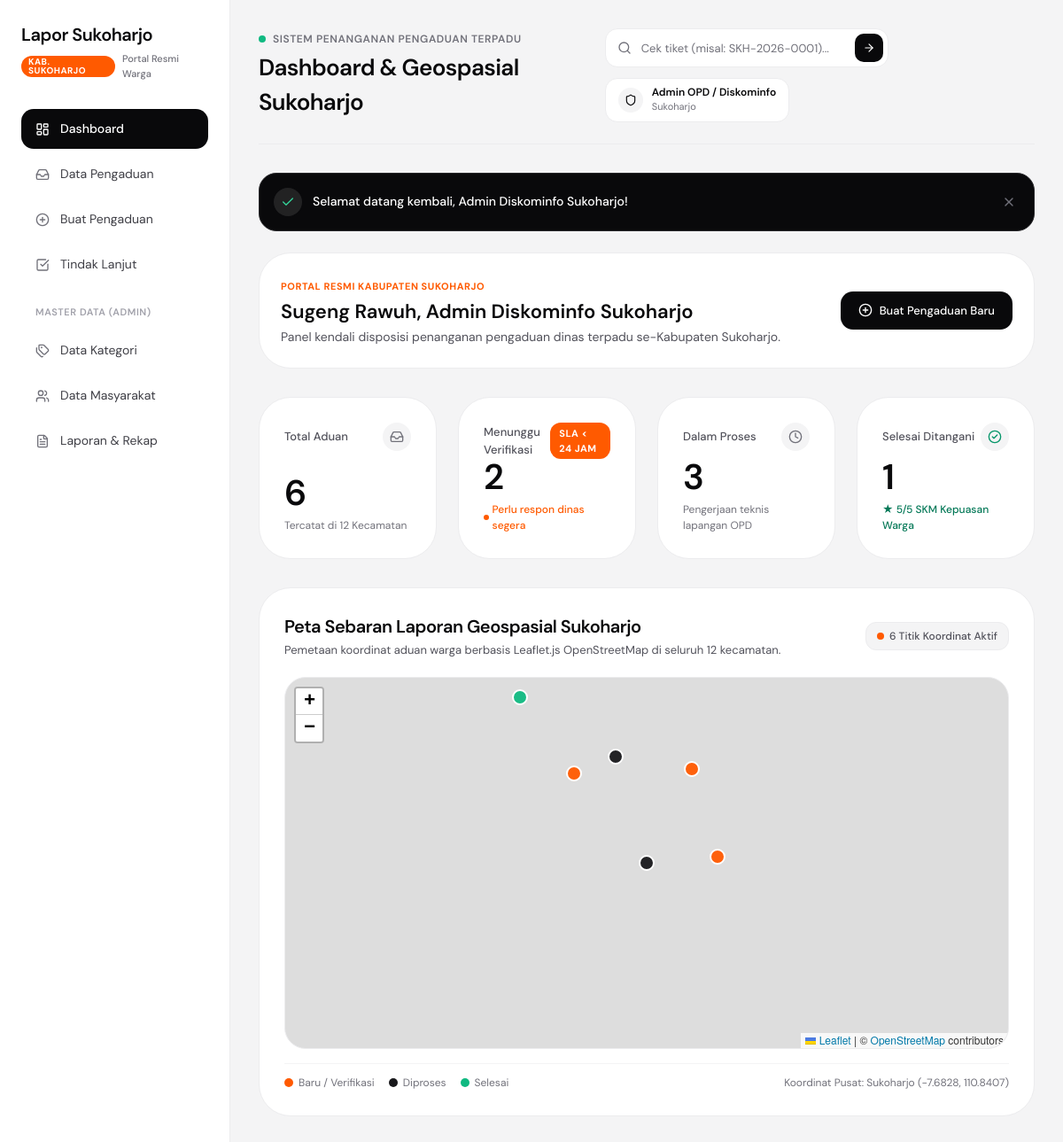
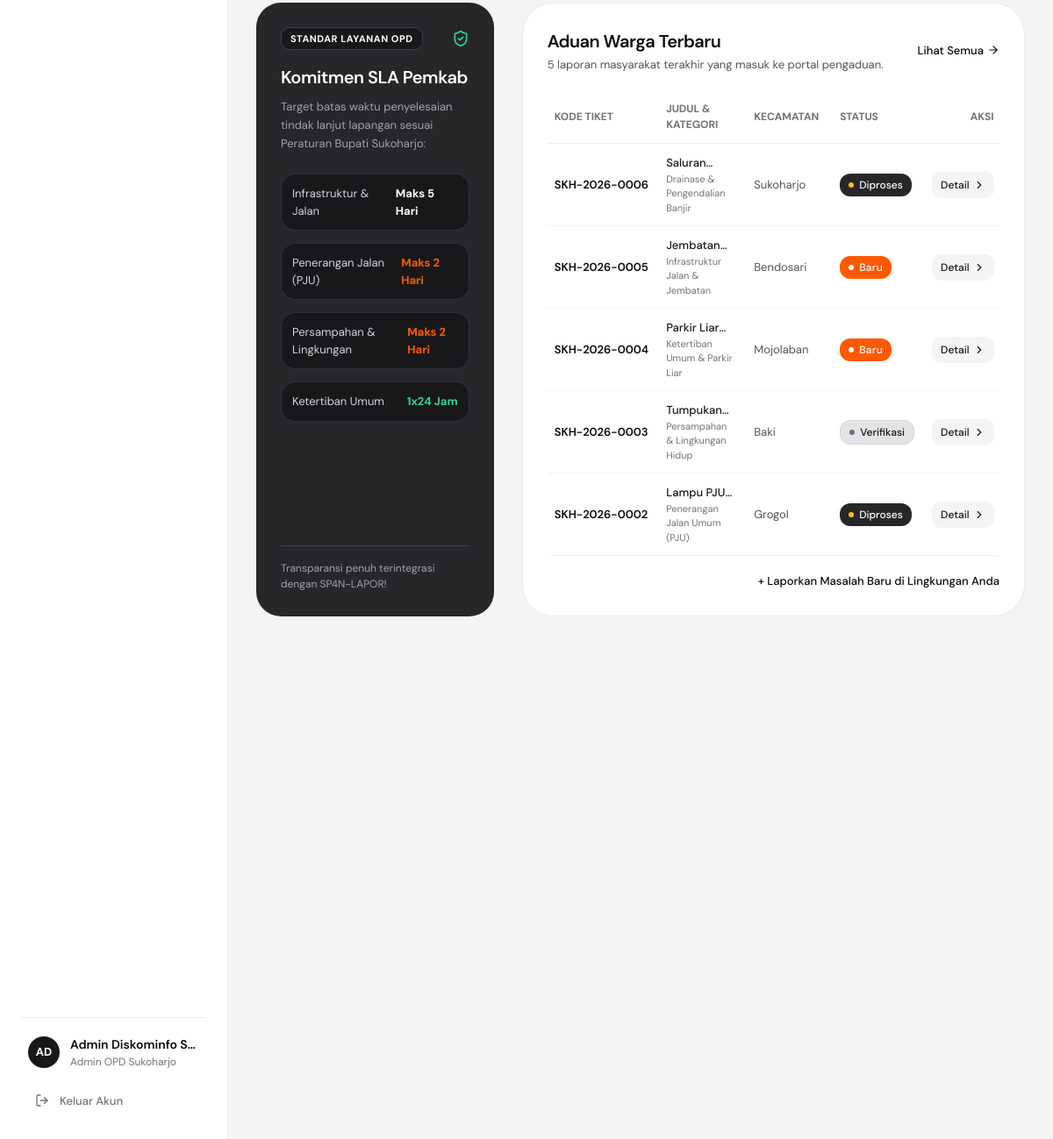
/index.php (signed in), run on the app's committed database (2 pictures, top to bottom).
### tables this page shows
CREATE TABLE `pengaduan` (
    `id_pengaduan` INT AUTO_INCREMENT PRIMARY KEY,
    `kode_tracking` VARCHAR(20) NOT NULL UNIQUE,
    `id_user` INT NOT NULL,
    `id_kategori` INT NOT NULL,
    `judul_laporan` VARCHAR(200) NOT NULL,
    `isi_laporan` TEXT NOT NULL,
    `kecamatan_lokasi` VARCHAR(100) NOT NULL,
    `alamat_detail` VARCHAR(255) NOT NULL,
    `latitude` DECIMAL(10, 7) NOT NULL DEFAULT -7.6828000,
    `longitude` DECIMAL(10, 7) NOT NULL DEFAULT 110.8407000,
    `foto_bukti_awal` VARCHAR(255) NOT NULL,
    `is_anonim` TINYINT(1) NOT NULL DEFAULT 0,
    `status` ENUM('Baru', 'Verifikasi', 'Diproses', 'Selesai', 'Ditolak') NOT NULL DEFAULT 'Baru',
    `jumlah_dukungan` INT NOT NULL DEFAULT 1,
    `rating_kepuasan` INT NULL DEFAULT NULL,
    `ulasan_warga` TEXT NULL DEFAULT NULL,
    `tanggal_lapor` DATETIME NOT NULL DEFAULT CURRENT_TIMESTAMP,
    CONSTRAINT `fk_pengaduan_user` FOREIGN KEY (`id_user`) REFERENCES `users` (`id_user`) ON DELETE CASCADE ON UPDATE CASCADE,
    CONSTRAINT `fk_pengaduan_kategori` FOREIGN KEY (`id_kategori`) REFERENCES `kategori` (`id_kategori`) ON DELETE RESTRICT ON UPDATE CASCADE
);

CREATE TABLE `kategori` (
    `id_kategori` INT AUTO_INCREMENT PRIMARY KEY,
    `nama_kategori` VARCHAR(100) NOT NULL,
    `instansi_tujuan` VARCHAR(100) NOT NULL,
    `target_sla_hari` INT NOT NULL DEFAULT 3,
    `deskripsi` TEXT NULL
);

### index.php (the view, shortened to what the rows shown need)
<?php
require_once __DIR__ . '/config/koneksi.php';
require_once __DIR__ . '/config/auth.php';
$query_recent = "SELECT p.*, k.nama_kategori, u.nama_lengkap
                 FROM pengaduan p
                 JOIN kategori k ON p.id_kategori = k.id_kategori
                 JOIN users u ON p.id_user = u.id_user
                 ORDER BY p.tanggal_lapor DESC
                 LIMIT 5";
$res_recent = mysqli_query($koneksi, $query_recent);
require_once __DIR__ . '/includes/head.php';
?>
<div class="flex min-h-screen">
    <main class="ml-[260px] flex-1 p-8 max-w-[1200px] w-full">
        <?php require_once __DIR__ . '/includes/topbar.php'; ?>
        <div class="mb-8 p-6 bg-white rounded-[36px] border border-[#ececee] flex flex-col md:flex-row items-start md:items-center justify-between gap-4">
            <div>
                <h2 class="text-[22px] font-semibold text-[#09090b]">
                    Sugeng Rawuh, <?= htmlspecialchars($user['nama_lengkap']); ?>
                </h2>
            </div>
        </div>
        <div class="grid grid-cols-1 lg:grid-cols-3 gap-8">
            <div class="lg:col-span-2 bg-white rounded-[36px] border border-[#ececee] p-[28px] flex flex-col justify-between">
                <div>
                    <div class="overflow-x-auto">
                        <table class="w-full text-left border-collapse">
                            <thead>
                                <tr class="border-b border-[#ececee] text-[12px] text-[#71717a] uppercase font-semibold">
                                    <th class="py-3 px-2">Kode Tiket</th>
                                    <th class="py-3 px-3">Judul & Kategori</th>
                                    <th class="py-3 px-3">Kecamatan</th>
                                    <th class="py-3 px-3">Status</th>
                                    <th class="py-3 px-2 text-right">Aksi</th>
                                </tr>
                            </thead>
                            <tbody class="divide-y divide-[#f4f4f5] text-[13px]">
                                <?php if (mysqli_num_rows($res_recent) > 0): ?>
                                    <?php while ($row = mysqli_fetch_assoc($res_recent)): ?>
                                        <tr class="hover:bg-[#fafafa] transition">
                                            <td class="py-3 px-2 font-semibold text-[#09090b] whitespace-nowrap">
                                                <?= htmlspecialchars($row['kode_tracking']); ?>
                                            </td>
                                            <td class="py-3 px-3">
                                                <div class="font-medium text-[#18181b] line-clamp-1">
                                                    <?= htmlspecialchars($row['judul_laporan']); ?>
                                                </div>
                                                <div class="text-[11px] text-[#71717a]">
                                                    <?= htmlspecialchars($row['nama_kategori']); ?>
                                                </div>
                                            </td>
                                            <td class="py-3 px-3 text-[#52525b] whitespace-nowrap">
                                                <?= htmlspecialchars($row['kecamatan_lokasi']); ?>
                                            </td>
                                            <td class="py-3 px-3 whitespace-nowrap">
                                                <?= render_status_badge($row['status']); ?>
                                            </td>
                                            <td class="py-3 px-2 text-right whitespace-nowrap">
                                                <a href="detail_pengaduan.php?id=<?= $row['id_pengaduan']; ?>"
                                                   class="inline-flex items-center gap-1 bg-[#f4f4f5] hover:bg-[#09090b] hover:text-white px-2.5 py-1.5 rounded-[10px] text-[12px] font-medium transition">
                                                    <span>Detail</span>
                                                    <i data-lucide="chevron-right" class="w-3.5 h-3.5"></i>
                                                </a>
                                            </td>
                                        </tr>
                                    <?php endwhile; ?>
                                <?php endif; ?>
                            </tbody>
                        </table>
                    </div>
                </div>
            </div>
        </div>
    </main>
</div>
<?php require_once __DIR__ . '/includes/footer.php'; ?>

### config/koneksi.php (shortened to what the rows shown need)
<?php
function render_status_badge($status) {
    switch ($status) {
        case 'Baru':
            return '<span class="inline-flex items-center gap-1.5 bg-[#ff5a00] text-white rounded-[12px] px-2.5 py-1 text-[12px] font-medium tracking-wide">
                        <span class="w-1.5 h-1.5 rounded-full bg-white animate-pulse"></span> Baru
                    </span>';
        case 'Verifikasi':
            return '<span class="inline-flex items-center gap-1.5 bg-[#e4e4e7] text-[#18181b] border border-[#d4d4d8] rounded-[12px] px-2.5 py-1 text-[12px] font-medium">
                        <span class="w-1.5 h-1.5 rounded-full bg-[#71717a]"></span> Verifikasi
                    </span>';
        case 'Diproses':
            return '<span class="inline-flex items-center gap-1.5 bg-[#27272a] text-white rounded-[12px] px-2.5 py-1 text-[12px] font-medium">
                        <span class="w-1.5 h-1.5 rounded-full bg-amber-400"></span> Diproses
                    </span>';
    }
}

### data on the page
pengaduan: kode_tracking "SKH-2026-0006", id_kategori.nama_kategori "Drainase & Pengendalian Banjir", kecamatan_lokasi "Sukoharjo", status "Diproses" (drawn)
pengaduan: kode_tracking "SKH-2026-0005", id_kategori.nama_kategori "Infrastruktur Jalan & Jembatan", kecamatan_lokasi "Bendosari", status "Baru" (drawn)
pengaduan: kode_tracking "SKH-2026-0004", judul_laporan "Parkir…", id_kategori.nama_kategori "Ketertiban Umum & Parkir Liar", kecamatan_lokasi "Mojolaban", status "Baru" (drawn)
pengaduan: kode_tracking "SKH-2026-0003", id_kategori.nama_kategori "Persampahan & Lingkungan Hidup", kecamatan_lokasi "Baki", status "Verifikasi" (drawn)
pengaduan: kode_tracking "SKH-2026-0002", judul_laporan "Lampu…", id_kategori.nama_kategori "Penerangan Jalan Umum (PJU)", kecamatan_lokasi "Grogol", status "Diproses" (drawn)

### other printed values
substr($user['nama_lengkap'], 0, 2) "AD"
$user['nama_lengkap'] "Admin Diskominfo S…"
$page_heading "Dashboard & Geospasial Sukoharjo"
$user['kecamatan'] "Sukoharjo"
$msg "Selamat datang kembali, Admin Diskominfo Sukoharjo!"
$user['nama_lengkap'] "Admin Diskominfo Sukoharjo"
$total_aduan "6"
$menunggu_verifikasi "2"
$dalam_proses "3"
$selesai "1"
$avg_rating "5"
count($map_markers) "6"
